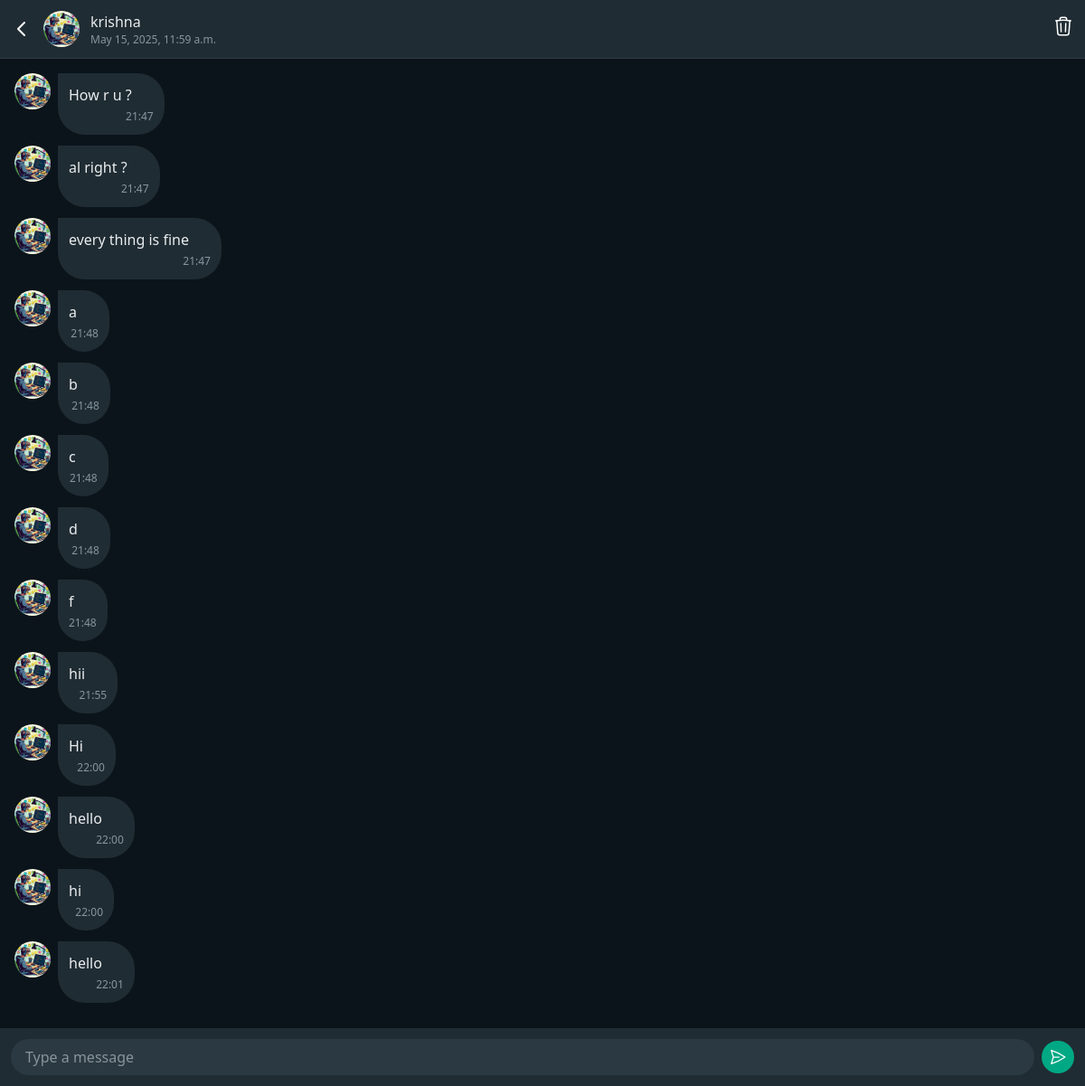
The app's page /chat/conversation/1 (signed in) with its own data.
### userauths/models.py (models this page shows, shortened)
class CustomUser(AbstractUser):
    username = models.CharField(
        max_length=20,
        unique=True,
        blank=False,
        validators=[
            RegexValidator(
                regex='^[a-zA-Z0-9_]+$',
                message='Username can only contain letters, numbers, and underscores',
                code='invalid_username'
            )
        ],
        help_text='Required 20 characters or fewer. Letters, digits and _ only.'
    )
    email = models.EmailField(
        unique=True,
        blank=False,
        help_text='Required. Must be a valid email address.'
    )
    bio = models.TextField(
        max_length=500,  # Increased from 100
        blank=True,  # Changed from False
        help_text='Tell us about yourself (500 characters max)'
    )
    avatar = models.ImageField(
        upload_to=userDirectoryPath,
        default='default.jpg',
        help_text='Profile picture (300x300 recommended)'
    )
    website = models.URLField(
        blank=True,
        default='',
        help_text='Your personal website'
    )
    facebook = models.URLField(
        blank=True,
        default='',
        help_text='Your Facebook profile URL'
    )
    instagram = models.URLField(  # Fixed typo from 'instagran'
        blank=True,
        default='',
        help_text='Your Instagram profile URL'
    )
    twitter = models.URLField(
        blank=True,
        default='',
        help_text='Your Twitter profile URL'
    )
    is_verified = models.BooleanField(
        default=False,
        help_text='Designates whether the user has verified their email'
    )
    last_activity = models.DateTimeField(
        auto_now=True,
        help_text='Last time the user was active'
    )
    USERNAME_FIELD = 'email'
    REQUIRED_FIELDS = ['username']  # Email is already required by default
    class Meta:
        verbose_name = 'User'
        verbose_name_plural = 'Users'
        ordering = ['-date_joined']
    def __str__(self):
        return f'{self.username}'

### chat/models.py (models this page shows, shortened)
class Messages(models.Model):  # Changed to singular form (convention for model naming)
    user = models.ForeignKey(CustomUser, on_delete=models.CASCADE, related_name='message_owner')
    sender = models.ForeignKey(CustomUser, on_delete=models.CASCADE, related_name='sent_messages')
    recipient = models.ForeignKey(CustomUser, on_delete=models.CASCADE, related_name='received_messages')
    body = models.TextField()
    created_at = models.DateTimeField(auto_now_add=True)  # More explicit than 'date'
    is_read = models.BooleanField(default=False)
    class Meta:
        ordering = ['-created_at']  # Default ordering for queries
        indexes = [
            models.Index(fields=['user', 'recipient']),  # For faster lookups
            models.Index(fields=['is_read']),
        ]
    @classmethod
    def getConversation(cls, user, partner_id):
        partner = CustomUser.objects.get(pk=partner_id)
        cls.objects.filter(
            user=user,          # Messages belonging to the current user (recipient's copy)
            sender=partner,     # Messages from this specific conversation partner
            recipient=user,     # Confirms these are received messages (not sent)
            is_read=False       # Only unread messages
        ).update(is_read=True)  # Marks them as read
        messages = cls.objects.filter(
            Q(user=user) &  # Only fetch messages belonging to current user
            (
                (Q(sender=user) & Q(recipient=partner)) |
                (Q(sender=partner) & Q(recipient=user))
            )
        ).order_by('created_at')
        for message in messages:
            if message.sender == user:
                recipient_copy = cls.objects.filter(
                    user=partner,
                    sender=user,
                    recipient=partner,
                    body=message.body,
                    created_at__range=(
                        message.created_at - timedelta(seconds=5),  # 5-second window before
                        message.created_at + timedelta(seconds=5)   # 5-second window after
                    )
                ).first()
                message.recipient_has_read = recipient_copy.is_read if recipient_copy else False
        return {
            'partner': partner,
            'messages': messages
        }

### chat/views.py (the view)
# urls.py: path('conversation/<int:partner_id>', ConversationView.as_view(), name='conversation'),
class ConversationView(LoginRequiredMixin, View):
    login_url = '/'  # Redirect URL if not authenticated
    redirect_field_name = 'next'  # Default (optional)
    def get(self, request, partner_id):
        conversation = Messages.getConversation(user=request.user, partner_id=partner_id)
        return render(request, 'chat/conversation.html', context={'conversation': conversation})

### templates/chat/conversation.html (shortened to what this page needs)
{% extends "chat/base.html" %}
{% block content %}
  <div class="flex flex-col h-screen bg-[#0B141A]">
      {% if conversation.partner %}
      <div class="p-3 border-b border-[#2F3B43] bg-[#202C33] flex justify-between items-center">
        <div>
          <div class="flex items-center space-x-3">
            <a href="{% url 'conversations-list' %}" class="text-white" title="Back">
              <svg class="w-6 h-6" fill="none" stroke="currentColor" viewBox="0 0 24 24">
                <path stroke-linecap="round" stroke-linejoin="round" stroke-width="2" d="M15 19l-7-7 7-7"></path>
              </svg>
            </a>
            <img
              src="{{ conversation.partner.avatar.url|default:'/media/default.jpg' }}"
              alt="{{ conversation.partner.username }}"
              class="w-10 h-10 rounded-full object-cover"
              onerror="this.src='/static/images/default-avatar.jpg'"
            />
          <div>
            <h2 class="font-medium text-[#E9EDEF]">{{ conversation.partner.username }}</h2>
            <p class="text-xs text-[#8696A0]">{{ conversation.partner.last_activity }}</p>
          </div>
          </div>
        </div>
          <a href="{% url 'delete-conversation' conversation.partner.id %}">
            <button class="text-[#fff] cursor-pointer" title="Clear chats">
            </button>
          </a>
      </div>
    {% endif %}
    <div
      class="flex-1 overflow-y-auto p-4 space-y-2 bg-[#0B141A] bg-opacity-95"
      id="messages-container"
    >
      {% for message in conversation.messages %}
      <div class="flex {% if message.sender == request.user %}justify-end{% else %}justify-start{% endif %} gap-2 mb-3">
        {% if message.sender != request.user %}
        <img
            src="{{ message.sender.avatar.url|default:'/media/default.jpg' }}"
            alt="{{ message.sender.username }}"
            class="w-10 h-10 rounded-full object-cover flex-shrink-0"
            onerror="this.src='/static/images/default-avatar.jpg'"
        />
        {% endif %}
          <div class="max-w-[65%] rounded-br-[30px] rounded-bl-[30px] p-3 {% if message.sender == request.user %}rounded-tl-[30px] bg-[#005C4B]{% else %}rounded-tr-[30px] bg-[#202C33]{% endif %} group relative">
          <div class="relative">
            <p class="text-[#E9EDEF] pr-6">{{ message.body }}</p>
          </div>
          <p class="text-xs text-[#8696A0] text-right mt-1">
            {{ message.created_at|time:"H:i" }}
          </p>
      </div>
      </div>
      {% empty %}
        <div class="text-center text-[#8696A0] py-8">No messages yet</div>
      {% endfor %}
    </div>
    <div class="p-3 bg-[#202C33]">
      <form method="post" id="chat-form" class="flex items-center gap-2 w-full">
        <div class="flex-1 min-w-0">
          <input
          type="text"
          name="body"
          id="body"
          placeholder="Type a message"
          class="w-full bg-[#2A3942] text-[#E9EDEF] rounded-full px-4 py-2 focus:outline-none focus:ring-1 focus:ring-[#00A884]"
          autocomplete="off"
          required
          />
        </div>
        <button
          type="submit"
          class="shrink-0 bg-[#00A884] text-white rounded-full p-2 hover:bg-[#06CF9C] focus:outline-none focus:ring-1 focus:ring-white cursor-pointer"
          aria-label="Send message"
      >
          <svg xmlns="http://www.w3.org/2000/svg" class="h-5 w-5" fill="none" viewBox="0 0 24 24" stroke-width="1.5" stroke="currentColor" class="size-6">
            <path stroke-linecap="round" stroke-linejoin="round" d="M6 12 3.269 3.125A59.769 59.769 0 0 1 21.485 12 59.768 59.768 0 0 1 3.27 20.875L5.999 12Zm0 0h7.5" />
          </svg>
        </button>
      </form>
    </div>
  </div>
{% endblock content %}

### records on screen
CustomUser: partner.avatar (placeholder picture), partner.username "krishna", partner.last_activity "May 15, 2025, 11:59 a.m."
Messages: sender.avatar (placeholder picture), body "How r u ?", created_at "21:47"
Messages: sender.avatar (placeholder picture), body "al right ?", created_at "21:47"
Messages: sender.avatar (placeholder picture), body "every thing is fine", created_at "21:47"
Messages: sender.avatar (placeholder picture), body "a", created_at "21:48"
Messages: sender.avatar (placeholder picture), body "b", created_at "21:48"
Messages: sender.avatar (placeholder picture), body "c", created_at "21:48"
Messages: sender.avatar (placeholder picture), body "d", created_at "21:48"
Messages: sender.avatar (placeholder picture), body "f", created_at "21:48"
Messages: sender.avatar (placeholder picture), body "hii", created_at "21:55"
Messages: sender.avatar (placeholder picture), body "Hi", created_at "22:00"
Messages: sender.avatar (placeholder picture), body "hello", created_at "22:00"
Messages: sender.avatar (placeholder picture), body "hi", created_at "22:00"
Messages: sender.avatar (placeholder picture), body "hello", created_at "22:01"
